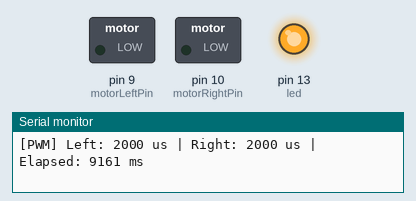
Bench run of a sketch on a simulated Arduino Uno, built with avr-gcc and run on an emulated ATmega328P. Parts: switched loads named in the sketch (green lamp = pin HIGH), output pins drawn as LEDs (lit = HIGH), the last lines printed to the serial monitor.

Above: at 11.3 s.
At 24.1 s:
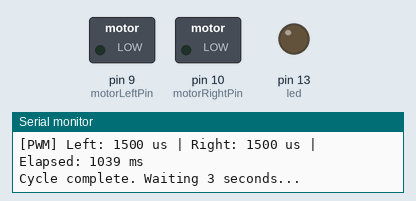
Timing chart, 0 to 33.4 s (numbered marks = the images above):
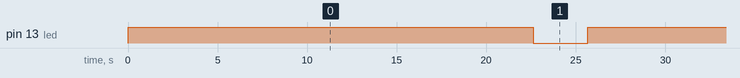

The sketch:

Arduino_Controller_sync_motors.ino
```cpp
const int motorLeftPin = 9;
const int motorRightPin = 10;
const int led = 13;

void setup() {
  Serial.begin(9600);
  pinMode(motorLeftPin, OUTPUT);
  pinMode(motorRightPin, OUTPUT);
  pinMode(led, OUTPUT);
  Serial.println("=== Arduino Motor Control with Turning ===");
}

void loop() {
  digitalWrite(led, HIGH);

  Serial.println("Forward for 2 seconds...");
  sendRCToBoth(1800, 1800, 2000);  // Forward

  Serial.println("Forward for 10 seconds...");
  sendRCToBoth(2000, 2000, 10000);  // Forward

  Serial.println("Stop for 1 second...");
  sendRCToBoth(1500, 1500, 1000);  // Stop

  Serial.println("Turn LEFT for 2 seconds...");
  sendRCToBoth(1200, 1800, 2000);  // Left motor backward, right forward

  Serial.println("Stop for 1 second...");
  sendRCToBoth(1500, 1500, 1000);  // Stop

  Serial.println("Turn RIGHT for 2 seconds...");
  sendRCToBoth(1800, 1200, 2000);  // Left forward, right backward

  Serial.println("Stop for 1 second...");
  sendRCToBoth(1500, 1500, 1000);  // Stop

  Serial.println("Backward for 2 seconds...");
  sendRCToBoth(1200, 1200, 2000);  // Reverse

  Serial.println("Stop for 1 second...");
  sendRCToBoth(1500, 1500, 1000);  // Stop

  digitalWrite(led, LOW);

  Serial.println("Cycle complete. Waiting 3 seconds...\n");
  delay(3000); // pause before repeating
}

// Sends RC-style PWM signals to both motors with separate values
void sendRCToBoth(int pulseLeft, int pulseRight, int durationMs) {
  unsigned long startTime = millis();

  while (millis() - startTime < durationMs) {
    digitalWrite(motorLeftPin, HIGH);
    digitalWrite(motorRightPin, HIGH);
    delayMicroseconds(min(pulseLeft, pulseRight));

    // If pulses are different, stagger the off-timing
    if (pulseLeft > pulseRight) {
      digitalWrite(motorRightPin, LOW);
      delayMicroseconds(pulseLeft - pulseRight);
      digitalWrite(motorLeftPin, LOW);
    } else {
      digitalWrite(motorLeftPin, LOW);
      delayMicroseconds(pulseRight - pulseLeft);
      digitalWrite(motorRightPin, LOW);
    }

    delayMicroseconds(20000 - max(pulseLeft, pulseRight));

    // Debug output
    Serial.print("[PWM] Left: ");
    Serial.print(pulseLeft);
    Serial.print(" us | Right: ");
    Serial.print(pulseRight);
    Serial.print(" us | Elapsed: ");
    Serial.print(millis() - startTime);
    Serial.println(" ms");
  }
}
```

Measured:
- by itself, pin 13 (led): alternates HIGH for 22.6 s and LOW for 3.0 s
